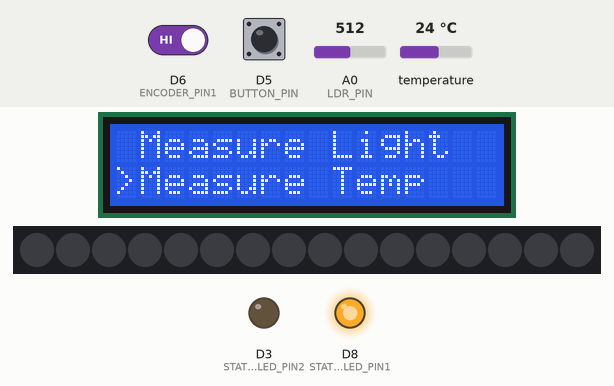
Simulated run of this sketch. Board: ESP8266 (NodeMCU). Shown: 16×2 character LCD, 16 RGB LEDs in strip order, left to right, output pins drawn as LEDs (lit = HIGH). The inputs (shaded band) are chosen by the test bench; at power-on: D5 (BUTTON_PIN) HIGH, D6 (ENCODER_PIN1) HIGH, A0 (LDR_PIN) = 512, temperature 24 °C. Dim RGB values are drawn brighter than linear; random numbers use the default seed unless the sketch sets one; no MQTT or app messages arrive unless stated; what the sketch prints to the serial monitor is not drawn.

Above: at 4.7 s.
4.8 s: D5 (BUTTON_PIN) pulled LOW for 0.15 s
At 6.8 s:
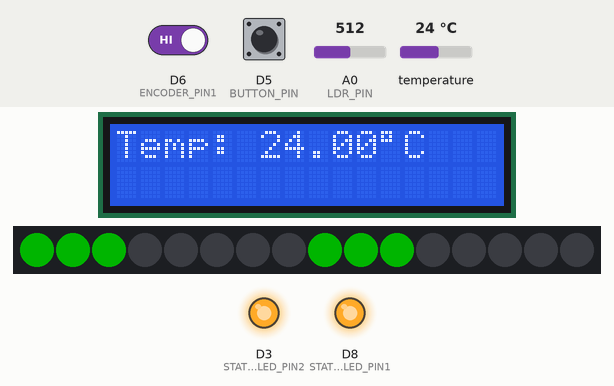
7.1 s: D6 (ENCODER_PIN1) driven LOW
At 7.9 s:
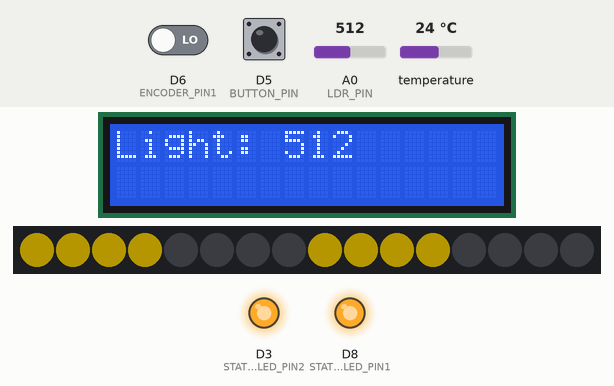
8.7 s: A0 (LDR_PIN) set to 68
At 9.7 s:
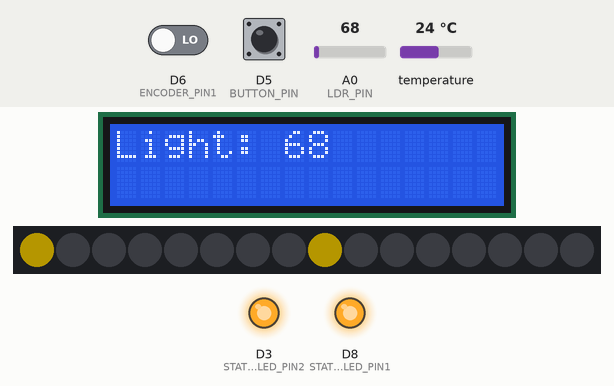
10.7 s: A0 (LDR_PIN) set to 60
At 12.4 s:
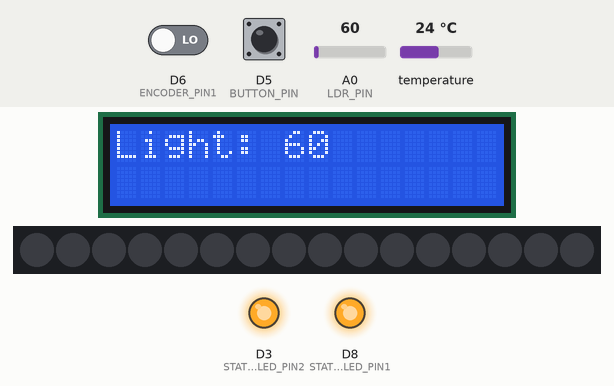
12.7 s: D5 (BUTTON_PIN) pulled LOW for 1 s
At 14.3 s:
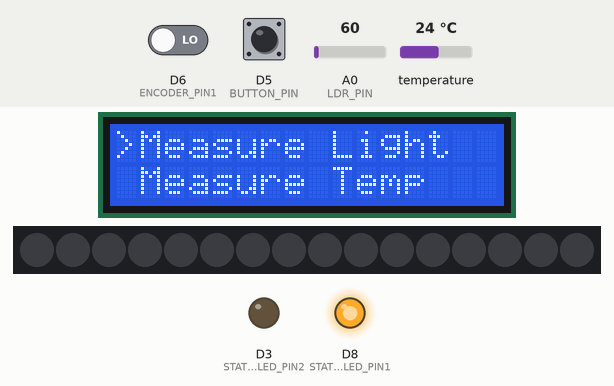
Timing chart, 0 to 15.8 s (numbered marks = the images above; inputs shaded):
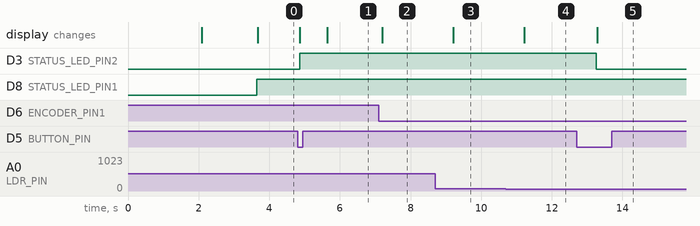

The sketch:

shield.ino
```cpp
#include "LeschkaShield.h"

//mqtt
WiFiClient espClient;
const char* ssid = "3301-IoT";
const char* password = "mikrobus";
const char* mqtt_server = "10.202.31.211";
PubSubClient client(espClient);
unsigned long lastMsg = 0;
#define MSG_INTERVAL 2000

void buttonPress(bool& inMenu, int& menuIndex){
    Serial.println("Button pressed");
    inMenu = !inMenu;
    lcd.clear();
    if (inMenu) {
      clearLEDStrip();
    }
}

void displayMenu(int menuIndex) {
  int encoderValue = readEncoder();
  Serial.print("Encoder value: ");
  Serial.println(encoderValue);
  clearLEDStrip();
  setStatusLEDs(true, false);

  if (encoderValue != -1) {
    menuIndex = encoderValue % 2;

    if (menuIndex == 0) {
      lcd.setCursor(0, 0);
      lcd.print(">Measure Light");
      lcd.setCursor(0, 1);
      lcd.print(" Measure Temp ");
    } else {
      lcd.setCursor(0, 0);
      lcd.print(" Measure Light ");
      lcd.setCursor(0, 1);
      lcd.print(">Measure Temp");
    }
  }
}

void menuSelection(int menuIndex){
    int encoderValue = readEncoder();
    if (encoderValue != -1) {
      menuIndex = encoderValue % 2;
    }
    setStatusLEDs(true, true);
    if (menuIndex == 0) {
      measureLight();
    } else {
      measureTemp();
    }
}

void measureLight(){
      int lightValue = readLDR();
      lcd.setCursor(0, 0);
      lcd.print("Light: ");
      lcd.print(lightValue);
      lcd.print("   ");
      setLEDsForLight(lightValue);
      Serial.print("Light value: ");
      Serial.println(lightValue);
}

void measureTemp(){
      float tempValue = readTemperature();
      lcd.setCursor(0, 0);
      lcd.print("Temp: ");
      lcd.print(tempValue);
      lcd.print((char)223);
      lcd.print("C");
      lcd.print("   ");
      setLEDsForTemperature(tempValue);
      Serial.print("Temp value: ");
      Serial.println(tempValue);
}

void setup() {
  Serial.begin(115200);

  // zavolá setup metody z knihovny LeschkaShield.h
  setupStatusLEDs();
  setupLCD();
  setupButton();
  setupLEDStrip();
  setupTemperatureSensor();

  // mqtt
  setup_wifi();
  client.setServer(mqtt_server, 1883);
  client.setCallback(callback);
}

void loop() {
  static int menuIndex = 0;
  static bool inMenu = true;

  // Zajištění připojení k MQTT brokeru
  if (!client.connected()) {
    reconnect();
  }
  client.loop();

  // Ovládání menu
  if (readButton()) {
    buttonPress(inMenu, menuIndex);
  }

  if (inMenu) {
    displayMenu(menuIndex);
  } else {
    menuSelection(menuIndex);
  }

  // Odesílání teploty a LDR hodnoty
  unsigned long now = millis();
  if (now - lastMsg > MSG_INTERVAL) {
    lastMsg = now;

    // Odeslání hodnoty LDR
    char lightMsg[50];
    snprintf(lightMsg, 50, "%ld", readLDR());
    client.publish("4hs2/leschkae/ESP/ldr", lightMsg);

    // Odeslání hodnoty teploty
    char tempMsg[50];
    snprintf(tempMsg, 50, "%.2f", readTemperature());
    client.publish("4hs2/leschkae/ESP/temp", tempMsg);

    Serial.println("Data odeslána na MQTT server.");
  }
}
```

LeschkaShield.h
```cpp
#ifndef LESCHKASHIELD_H
#define LESCHKASHIELD_H

// Knihovny
#include <Wire.h>
#include <LiquidCrystal_I2C.h>
#include <Adafruit_NeoPixel.h>
#include <OneWire.h>
#include <DallasTemperature.h>

#include <ESP8266WiFi.h>
#include <PubSubClient.h>

// Konstanty
#define STATUS_LED_PIN1 D8
#define STATUS_LED_PIN2 D3
#define ENCODER_PIN1 D6
#define ENCODER_PIN2 D7
#define LED_PIN D4
#define NUMPIXELS 16
#define ONE_WIRE_BUS D0
#define BUTTON_PIN D5
#define LDR_PIN A0

extern const char* ssid;
extern const char* password;
extern const char* mqtt_server;

// Inicializace objektů
extern LiquidCrystal_I2C lcd;
extern Adafruit_NeoPixel strip;
extern OneWire oneWire;
extern DallasTemperature sensors;

extern WiFiClient espClient;
extern PubSubClient client;

// deklarace funkcí
void setupStatusLEDs();
void setStatusLEDs(bool led1State, bool led2State);
void setupLCD();
int readEncoder();
void setupLEDStrip();
void clearLEDStrip();
void setLEDsForLight(int value);
void setLEDsForTemperature(float temp);
void setupTemperatureSensor();
float readTemperature();
void setupButton();
bool readButton();
int readLDR();

void setup_wifi();
void reconnect();
void callback(char* topic, byte* payload, unsigned int length);

#endif
```

Measured:
- the behaviour switches between 64 and 63 on A0 (LDR_PIN) (found by bisection; images 3 and 4)
- after the input at 4.8 s, D3 (STATUS_LED_PIN2): LOW → HIGH after 0.06 s; the display: first changes after 0.07 s (image 1 shows a later state)
- after the input at 7.1 s, the display: changes after 0.10 s (image 2)
- after the input at 8.7 s, the display: changes after 0.51 s (image 3)
- after the input at 10.7 s, the display: changes after 0.51 s (image 4)
- after the input at 12.7 s, D3 (STATUS_LED_PIN2): HIGH → LOW after 0.56 s; the display: changes after 0.59 s (image 5)
